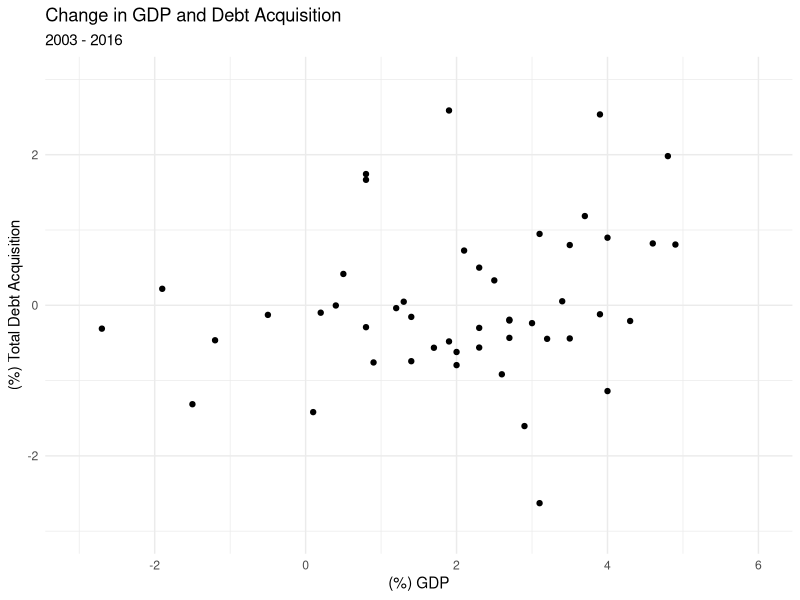

Reproduce this figure in R.
## ---- chunk 1
#| label: setup
#| warning: false
#| message: false

library(tidyverse)
library(ggplot2)
library(readxl)

knitr::opts_chunk$set(echo = TRUE, warning=FALSE, message=FALSE)
## ---- chunk 2
# read in debt
debt <- read_excel("_data/debt_in_trillions.xlsx")
debt
  
# read in fed rate
fed <- read_csv("_data/FedFundsRate.csv")
fed
## ---- chunk 3
# use parse_date_time to parse out dates from years and quarters
debt <- debt %>%
  mutate(Date=parse_date_time(`Year and Quarter`,
                              orders="yq"))
# remove `Year and Quarter` column
debt <- debt %>%
  select(-one_of("Year and Quarter")) %>%
  # move Date to front
  select(Date, everything())
# view data
debt
## ---- chunk 4
debt_longer<- debt %>%
  pivot_longer(cols=c(`Mortgage`,`HE Revolving`,`Auto Loan`,`Credit Card`,`Student Loan`,`Other`), names_to = "Type", values_to = "Amount")
debt_longer<-debt_longer %>%
  select(Date,Type,Amount)
debt_longer
## ---- chunk 5
#create date column out of original columns
fed_date <- paste(fed$Year, fed$Month, fed$Day)
# mutate new column
fed <- fed %>%
  mutate(Date = as.Date(fed_date,format = "%Y %m %d"), .before=`Year`)
# filter out old date rows
fed <- fed[-c(2, 3, 4)]
fed
## ---- chunk 6
combined <- fed %>%
  right_join(debt, by=join_by(Date)) %>%
  rename(OtherDebt=Other,TotalDebt=Total)
combined

# filter date so data is present for both sets
combined <- combined %>%
  filter(Date < '2017-01-01')
combined
## ---- chunk 7
# create percent change function
pct <- function(x) {
  (x - lag(x))/lag(x)
}

# create change function so we can view debt acquisition rather than total debt
chg <- function(x) {
  x - lag(x)
}

# create a new column for debt acquisition and another for percent change in debt acquisition 
combined <- combined %>%
  mutate(debt_ac=chg(TotalDebt)) %>%
  mutate(chg_debt_ac = pct(debt_ac))
## ---- chunk 8
# plot
ggplot(combined, aes(x=`Real GDP (Percent Change)`,y=`chg_debt_ac`)) +
  geom_point() +
  labs(title="Change in GDP and Debt Acquisition",subtitle="2003 - 2016",y="(%) Total Debt Acquisition",x="(%) GDP") +
  xlim(-3,6) +
  ylim(-3,3) +
  theme_minimal()
## ---- chunk 9
# bivariate linear model
cor(combined$`Real GDP (Percent Change)`, combined$chg_debt_ac, use="pairwise.complete.obs")
